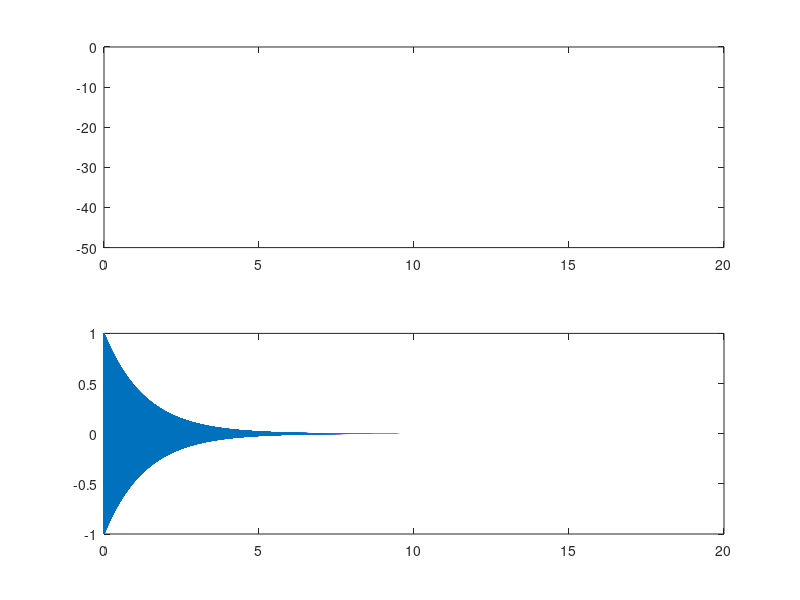

This chart was generated by the following MATLAB code: (Note: this script raises an error after producing the figure.)
%% GENERAL DATA

% Simultaneous measurement of impulse response and
% distortion with a swept-sine technique.
% Hell yeah

f1 = 50;
f2 = 15000;
fs = 48000;

w1 = 2 * pi * f1;
w2 = 2 * pi * f2;

T = 15;
t = linspace(0, T, fs*T);
iterations = 5;

disp("1");

%% GENERATE SINE SWEEP x(t)

% linear sine sweep
%linss = sin(w1 * t + (w2-w1)/T * (t.^2)/2);

% logarithmic sine sweep
logss = sin ( ...
    (w1*t)/log(w2/w1) ...
    .* (exp(t/T*log(w2/w1))-1) ...
);

audiowrite("logss.wav", logss, fs);
plot(t, logss);
%soundsc(logss, fs);

disp("2");

%% GENERATE INVERSE FILTER f(t)

% conv(x(t), f(t)) = d(t) (dirac)
% h(t) = conv(y(t), f(t))
% f(t) is called inverse filter
% farina what do you mean

%d = [1 zeros(1, T*fs-1)];
%[f, remainder] = deconv(logss, d);

f = fliplr(logss);
decay = -6*log2(w2/w1)/T*t; % in dB, from 0 to -6*log2(w2/w1)
env = 10.^(decay/10);
invf = f.*env;

audiowrite("invf.wav", invf, fs);
subplot(2, 1, 1)
plot(t, decay);
subplot(2, 1, 2)
plot(t, invf);

disp("3");

%% READ REC AND CONVOLVE

y = zeros(1, T*fs);
[invf,tempfs] = audioread("invf.wav");
invf = invf';

for i=1:iterations
    s = strcat("recordings\\rec", num2str(i), ".wav");
    [tempy, tempfs] = audioread(s);
    y = y + tempy';
end

y = y / iterations;
%plot(t, y);
soundsc(y,fs);

h = conv(y,invf);
normh = h / max(abs(h));

audiowrite("ir.wav", normh, fs);
plot(normh);

disp("4");

%% READ IR AND CONVOLVE

[h,fs] = audioread("irproc.wav");
[x,fs] = audioread("recordings\\untitled.wav");

y = conv(x, h);
ynorm = y / max(abs(y));
soundsc(y, fs);
%audiowrite("untitled.wav", ynorm, fs);